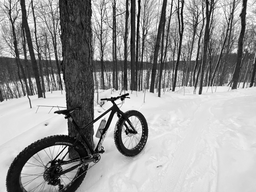
#> input picture dataset/fatbike.png, 256 x 192 px, shrunk from 1280 x 960 before the run
$ python 'Devoir 1.py'
#> lines starting #> are read from the running program, lines starting #| are printed output that depends on the picture; after the words box and inside, x2 and y2 are one past the last pixel; in counts of white or black regions, pixels touching at a corner belong together
import numpy as np
import skimage.io as ski
import matplotlib.pyplot as plt

def gradient_image(img):
    G = np.zeros((img.shape[0], img.shape[1], 2))

    # Ajouter du code ici
    ddx = np.gradient(img, axis = 1)
    ddy = np.gradient(img, axis = 0)
    G[:, :, 0] = ddx
    G[:, :, 1] = ddy

    return G

def norme_gradient(grad):
    N = np.zeros(grad.shape[0:2])

    # Ajouter du code ici
    N = np.sqrt(grad[:,:,0]**2 + grad[:,:,1]**2)

    return N

def image_contour(N, s):
    C = np.zeros_like(N)

    # Ajouter du code ici
    C = N > s

    return C * 255

def moyenne_image(img, m):
    Im = np.zeros_like(img)

    # Ajouter du code ici
    for i in range(img.shape[0]):
        for j in range(img.shape[1]):
            debuti = max(0, i - m)
            fini = min(img.shape[0]-1, i + m)
            debutj = max(0, j - m)
            finj = min(img.shape[1]-1, j + m)
            Im[i, j] = np.mean(img[debuti:fini+1, debutj:finj+1])


    return Im

def mediane_image(img, m):
    Im = np.zeros_like(img)

    # Ajouter du code ici
    for i in range(img.shape[0]):
        for j in range(img.shape[1]):
            debuti = max(0, i - m)
            fini = min(img.shape[0]-1, i + m)
            debutj = max(0, j - m)
            finj = min(img.shape[1]-1, j + m)
            Im[i, j] = np.median(img[debuti:fini+1, debutj:finj+1])

    return Im

image = ski.imread("dataset/fatbike.png")
#> image is the input picture: shape (192, 256); min 0, max 255, mean 151.4
ski.imshow(image)
ski.show()

# Paramètres
moyenne_m = 3
mediane_m = 3
seuil_s = 15

# Détection de contours sur l'image originale

print("Calcul du gradient...")
G = gradient_image(image)

ski.imshow(G[:,:,0].astype(np.uint8) + 128, cmap=plt.cm.gray)
ski.show()
ski.imshow(G[:,:,1].astype(np.uint8) + 128, cmap=plt.cm.gray)
ski.show()

print("Calcul de la norme du gradient...")
N = norme_gradient(G)

ski.imshow((255*N[:,:]/N.max()).astype(np.uint8), cmap=plt.cm.gray)
ski.show()

print("Application du seuil...")
C = image_contour(N, seuil_s)
#> in image_contour, `C = N > s`:
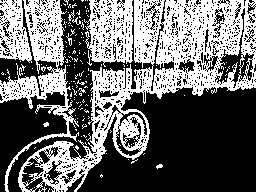
#> C: shape (192, 256) bool; 41.6% white; 171 white regions (162 under 20 px), largest, box (x1, y1, x2, y2) and area: (18, 0, 256, 192) 12558, (0, 0, 79, 192) 3791, (84, 0, 133, 67) 2223

ski.imshow(C.astype(np.uint8), cmap=plt.cm.gray)
ski.show()

# Détection de contours sur l'image moyenne

print("Calcul de l'image moyenne...")
image_moy = moyenne_image(image, moyenne_m)
#> after the loop in moyenne_image, `for i in range(img.shape[0]):`:
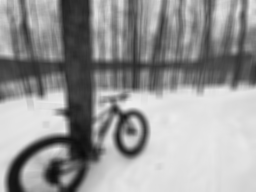
#> Im: shape (192, 256); min 11, max 238, mean 150.9

ski.imshow(image_moy.astype(np.uint8), cmap=plt.cm.gray)
ski.show()

print("Calcul du gradient...")
G = gradient_image(image_moy)

ski.imshow(G[:,:,0].astype(np.uint8) + 128, cmap=plt.cm.gray)
ski.show()
ski.imshow(G[:,:,1].astype(np.uint8) + 128, cmap=plt.cm.gray)
ski.show()

print("Calcul de la norme du gradient...")
N = norme_gradient(G)
#> in norme_gradient (call 2), `N = np.sqrt(grad[:,:,0]**2 + grad[:,:,1]**2)`:
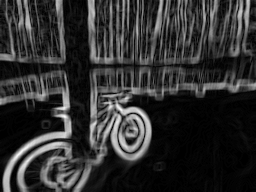
#> N: shape (192, 256) float64; min 0, max 37.54, mean 7.1; drawn with min black and max white

ski.imshow((255*N[:,:]/N.max()).astype(np.uint8), cmap=plt.cm.gray)
ski.show()

print("Application du seuil...")
C = image_contour(N, seuil_s)
#> in image_contour (call 2), `C = N > s`: C: shape (192, 256) bool; 17% white; 123 white regions (76 under 20 px), largest, box (x1, y1, x2, y2) and area: (91, 94, 152, 164) 1767, (17, 142, 80, 192) 1032, (3, 74, 72, 192) 978

ski.imshow(C.astype(np.uint8), cmap=plt.cm.gray)
ski.show()

# Détection de contours sur l'image médiane

print("Calcul de l'image médiane...")
image_med = mediane_image(image, mediane_m)
#> after the loop in mediane_image, `for i in range(img.shape[0]):`:
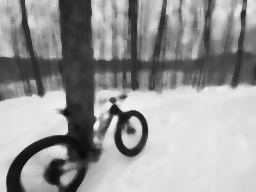
#> Im: shape (192, 256); min 11, max 240, mean 151.8

ski.imshow(image_moy.astype(np.uint8), cmap=plt.cm.gray)
ski.show()

print("Calcul du gradient...")
G = gradient_image(image_med)
#> in gradient_image (call 3), `ddy = np.gradient(img, axis = 0)`:
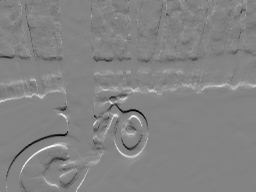
#> ddy: shape (192, 256) float64; min -99.5, max 93.5, mean 0.1; drawn with min black and max white

ski.imshow(G[:,:,0].astype(np.uint8) + 128, cmap=plt.cm.gray)
ski.show()
ski.imshow(G[:,:,1].astype(np.uint8) + 128, cmap=plt.cm.gray)
ski.show()

print("Calcul de la norme du gradient...")
N = norme_gradient(G)

ski.imshow((255*N[:,:]/N.max()).astype(np.uint8), cmap=plt.cm.gray)
ski.show()

print("Application du seuil...")
C = image_contour(N, seuil_s)
#> call 3 of image_contour, with s = 15
#> in image_contour (call 3), `C = N > s`:
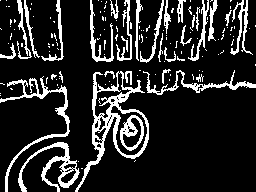
#> C: shape (192, 256) bool; 15.9% white; 141 white regions (110 under 20 px), largest, box (x1, y1, x2, y2) and area: (75, 71, 149, 192) 1608, (0, 76, 70, 192) 861, (18, 142, 80, 192) 800

ski.imshow(C.astype(np.uint8), cmap=plt.cm.gray)
ski.show()
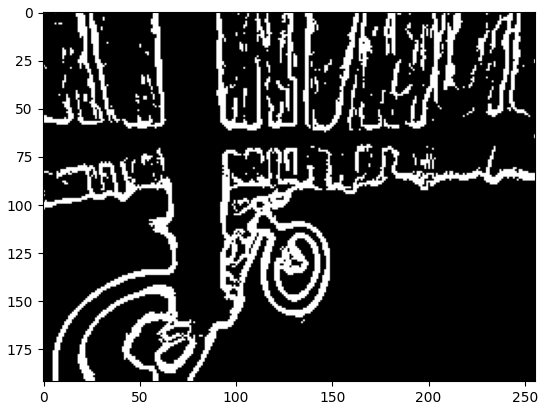
#> figure drawn by matplotlib, 1 panel

$ run again, with dataset/jayz.jpg saved as dataset/fatbike.png
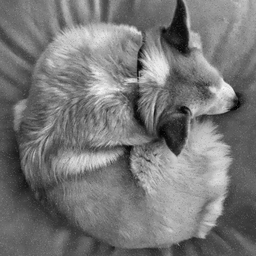
#> input picture dataset/jayz.jpg, 256 x 256 px, shrunk from 960 x 960 before the run
#> image is the input picture: shape (256, 256); min 0, max 250, mean 119
#> C: shape (256, 256) bool; 16.7% white in thin lines or dots
#> C: shape (256, 256) bool; 2.2% white; 45 white regions (32 under 20 px), largest, box (x1, y1, x2, y2) and area: (215, 79, 238, 116) 244, (181, 0, 192, 49) 240, (166, 122, 190, 158) 191
#> C: shape (256, 256) bool; 4.5% white in thin lines or dots, all inside (x1, y1, x2, y2) = (7, 0, 240, 249)
#> `ski.show()`:
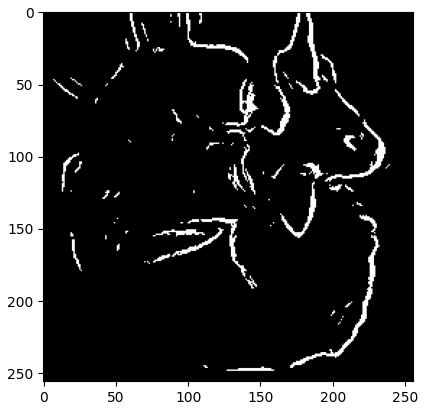
#> figure drawn by matplotlib, 1 panel
